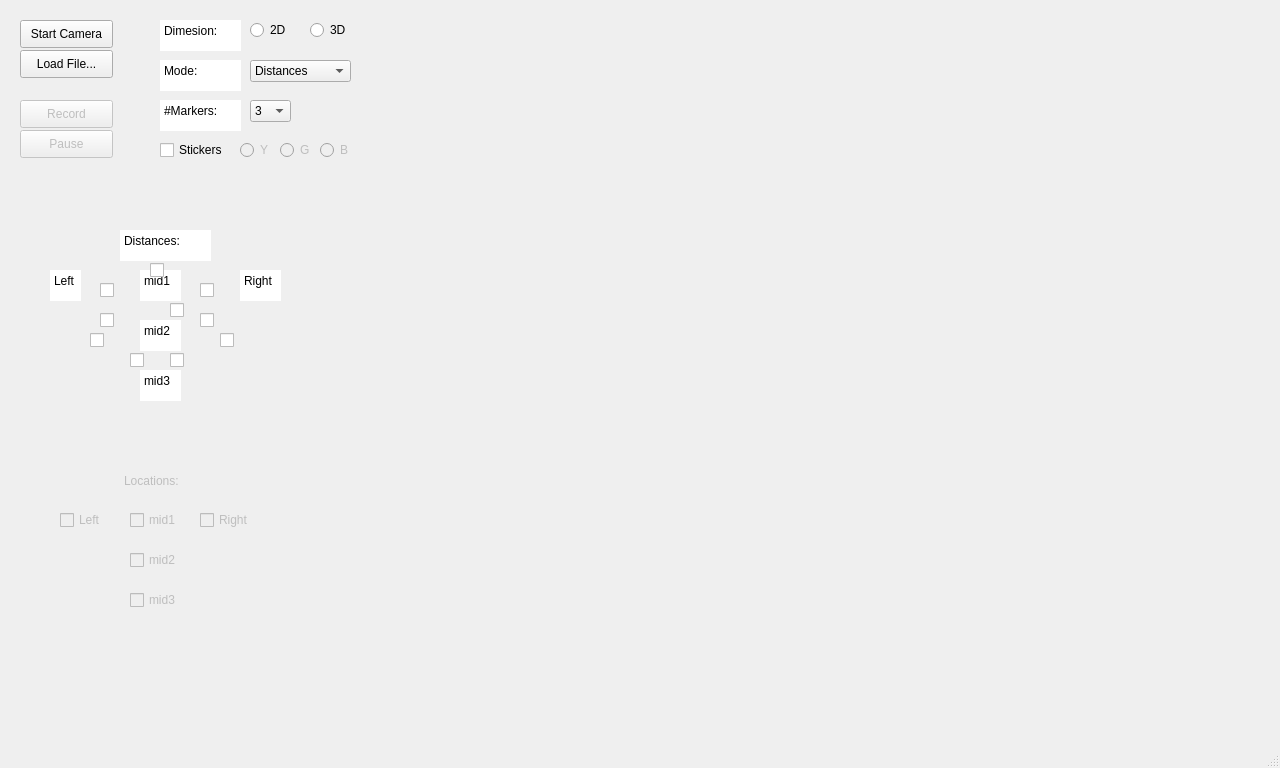
<?xml version="1.0" encoding="UTF-8"?>
<ui version="4.0">
 <class>DeepBreath</class>
 <widget class="QMainWindow" name="DeepBreath">
  <property name="geometry">
   <rect>
    <x>0</x>
    <y>0</y>
    <width>1280</width>
    <height>768</height>
   </rect>
  </property>
  <property name="windowTitle">
   <string>DeepBreath</string>
  </property>
  <widget class="QWidget" name="centralwidget">
   <widget class="QPushButton" name="start_camera_button">
    <property name="geometry">
     <rect>
      <x>20</x>
      <y>20</y>
      <width>93</width>
      <height>28</height>
     </rect>
    </property>
    <property name="text">
     <string>Start Camera</string>
    </property>
   </widget>
   <widget class="QPushButton" name="load_file_button">
    <property name="geometry">
     <rect>
      <x>20</x>
      <y>50</y>
      <width>93</width>
      <height>28</height>
     </rect>
    </property>
    <property name="text">
     <string>Load File...</string>
    </property>
   </widget>
   <widget class="QPushButton" name="record_button">
    <property name="enabled">
     <bool>false</bool>
    </property>
    <property name="geometry">
     <rect>
      <x>20</x>
      <y>100</y>
      <width>93</width>
      <height>28</height>
     </rect>
    </property>
    <property name="text">
     <string>Record</string>
    </property>
   </widget>
   <widget class="QPushButton" name="pause_button">
    <property name="enabled">
     <bool>false</bool>
    </property>
    <property name="geometry">
     <rect>
      <x>20</x>
      <y>130</y>
      <width>93</width>
      <height>28</height>
     </rect>
    </property>
    <property name="text">
     <string>Pause</string>
    </property>
   </widget>
   <widget class="QRadioButton" name="dimension_2d_radio_button">
    <property name="geometry">
     <rect>
      <x>250</x>
      <y>20</y>
      <width>51</width>
      <height>20</height>
     </rect>
    </property>
    <property name="text">
     <string>2D</string>
    </property>
    <attribute name="buttonGroup">
     <string notr="true">dimension_button_group</string>
    </attribute>
   </widget>
   <widget class="QRadioButton" name="dimension_3d_radio_button">
    <property name="geometry">
     <rect>
      <x>310</x>
      <y>20</y>
      <width>51</width>
      <height>20</height>
     </rect>
    </property>
    <property name="text">
     <string>3D</string>
    </property>
    <attribute name="buttonGroup">
     <string notr="true">dimension_button_group</string>
    </attribute>
   </widget>
   <widget class="QPlainTextEdit" name="dimension_text">
    <property name="geometry">
     <rect>
      <x>160</x>
      <y>20</y>
      <width>81</width>
      <height>31</height>
     </rect>
    </property>
    <property name="mouseTracking">
     <bool>false</bool>
    </property>
    <property name="frameShape">
     <enum>QFrame::NoFrame</enum>
    </property>
    <property name="readOnly">
     <bool>true</bool>
    </property>
    <property name="plainText">
     <string>Dimesion:</string>
    </property>
   </widget>
   <widget class="QPlainTextEdit" name="mode_text">
    <property name="geometry">
     <rect>
      <x>160</x>
      <y>60</y>
      <width>81</width>
      <height>31</height>
     </rect>
    </property>
    <property name="mouseTracking">
     <bool>false</bool>
    </property>
    <property name="frameShape">
     <enum>QFrame::NoFrame</enum>
    </property>
    <property name="readOnly">
     <bool>true</bool>
    </property>
    <property name="plainText">
     <string>Mode:</string>
    </property>
   </widget>
   <widget class="QComboBox" name="mode_combo_box">
    <property name="geometry">
     <rect>
      <x>250</x>
      <y>60</y>
      <width>101</width>
      <height>22</height>
     </rect>
    </property>
    <item>
     <property name="text">
      <string>Distances</string>
     </property>
    </item>
    <item>
     <property name="text">
      <string>Locations</string>
     </property>
    </item>
    <item>
     <property name="text">
      <string>Fourier</string>
     </property>
    </item>
    <item>
     <property name="text">
      <string>Volume</string>
     </property>
    </item>
    <item>
     <property name="text">
      <string>No Graph</string>
     </property>
    </item>
   </widget>
   <widget class="QPlainTextEdit" name="locations_text">
    <property name="enabled">
     <bool>false</bool>
    </property>
    <property name="geometry">
     <rect>
      <x>120</x>
      <y>470</y>
      <width>91</width>
      <height>31</height>
     </rect>
    </property>
    <property name="mouseTracking">
     <bool>false</bool>
    </property>
    <property name="frameShape">
     <enum>QFrame::NoFrame</enum>
    </property>
    <property name="readOnly">
     <bool>true</bool>
    </property>
    <property name="plainText">
     <string>Locations:</string>
    </property>
   </widget>
   <widget class="QCheckBox" name="left_loc_checkbox">
    <property name="enabled">
     <bool>false</bool>
    </property>
    <property name="geometry">
     <rect>
      <x>60</x>
      <y>510</y>
      <width>51</width>
      <height>20</height>
     </rect>
    </property>
    <property name="text">
     <string>Left</string>
    </property>
   </widget>
   <widget class="QCheckBox" name="right_loc_checkbox">
    <property name="enabled">
     <bool>false</bool>
    </property>
    <property name="geometry">
     <rect>
      <x>200</x>
      <y>510</y>
      <width>51</width>
      <height>20</height>
     </rect>
    </property>
    <property name="text">
     <string>Right</string>
    </property>
   </widget>
   <widget class="QCheckBox" name="mid1_loc_checkbox">
    <property name="enabled">
     <bool>false</bool>
    </property>
    <property name="geometry">
     <rect>
      <x>130</x>
      <y>510</y>
      <width>51</width>
      <height>20</height>
     </rect>
    </property>
    <property name="text">
     <string>mid1</string>
    </property>
   </widget>
   <widget class="QCheckBox" name="mid2_loc_checkbox">
    <property name="enabled">
     <bool>false</bool>
    </property>
    <property name="geometry">
     <rect>
      <x>130</x>
      <y>550</y>
      <width>51</width>
      <height>20</height>
     </rect>
    </property>
    <property name="text">
     <string>mid2</string>
    </property>
   </widget>
   <widget class="QCheckBox" name="mid3_loc_checkbox">
    <property name="enabled">
     <bool>false</bool>
    </property>
    <property name="geometry">
     <rect>
      <x>130</x>
      <y>590</y>
      <width>51</width>
      <height>20</height>
     </rect>
    </property>
    <property name="text">
     <string>mid3</string>
    </property>
   </widget>
   <widget class="QPlainTextEdit" name="num_markers_text">
    <property name="geometry">
     <rect>
      <x>160</x>
      <y>100</y>
      <width>81</width>
      <height>31</height>
     </rect>
    </property>
    <property name="mouseTracking">
     <bool>false</bool>
    </property>
    <property name="frameShape">
     <enum>QFrame::NoFrame</enum>
    </property>
    <property name="readOnly">
     <bool>true</bool>
    </property>
    <property name="plainText">
     <string>#Markers:</string>
    </property>
   </widget>
   <widget class="QComboBox" name="num_markers_combo_box">
    <property name="geometry">
     <rect>
      <x>250</x>
      <y>100</y>
      <width>41</width>
      <height>22</height>
     </rect>
    </property>
    <item>
     <property name="text">
      <string>3</string>
     </property>
    </item>
    <item>
     <property name="text">
      <string>4</string>
     </property>
    </item>
    <item>
     <property name="text">
      <string>5</string>
     </property>
    </item>
   </widget>
   <widget class="QCheckBox" name="is_stickers_checkbox">
    <property name="geometry">
     <rect>
      <x>160</x>
      <y>140</y>
      <width>101</width>
      <height>20</height>
     </rect>
    </property>
    <property name="text">
     <string>Stickers</string>
    </property>
   </widget>
   <widget class="QRadioButton" name="y_color_radio_button">
    <property name="enabled">
     <bool>false</bool>
    </property>
    <property name="geometry">
     <rect>
      <x>240</x>
      <y>140</y>
      <width>41</width>
      <height>20</height>
     </rect>
    </property>
    <property name="text">
     <string>Y</string>
    </property>
    <attribute name="buttonGroup">
     <string notr="true">color_button_group</string>
    </attribute>
   </widget>
   <widget class="QRadioButton" name="g_color_radio_button">
    <property name="enabled">
     <bool>false</bool>
    </property>
    <property name="geometry">
     <rect>
      <x>280</x>
      <y>140</y>
      <width>41</width>
      <height>20</height>
     </rect>
    </property>
    <property name="text">
     <string>G</string>
    </property>
    <attribute name="buttonGroup">
     <string notr="true">color_button_group</string>
    </attribute>
   </widget>
   <widget class="QRadioButton" name="b_color_radio_button">
    <property name="enabled">
     <bool>false</bool>
    </property>
    <property name="geometry">
     <rect>
      <x>320</x>
      <y>140</y>
      <width>41</width>
      <height>20</height>
     </rect>
    </property>
    <property name="text">
     <string>B</string>
    </property>
    <attribute name="buttonGroup">
     <string notr="true">color_button_group</string>
    </attribute>
   </widget>
   <widget class="QPlainTextEdit" name="distances_text">
    <property name="geometry">
     <rect>
      <x>120</x>
      <y>230</y>
      <width>91</width>
      <height>31</height>
     </rect>
    </property>
    <property name="mouseTracking">
     <bool>false</bool>
    </property>
    <property name="frameShape">
     <enum>QFrame::NoFrame</enum>
    </property>
    <property name="readOnly">
     <bool>true</bool>
    </property>
    <property name="plainText">
     <string>Distances:</string>
    </property>
   </widget>
   <widget class="QPlainTextEdit" name="left_text">
    <property name="geometry">
     <rect>
      <x>50</x>
      <y>270</y>
      <width>31</width>
      <height>31</height>
     </rect>
    </property>
    <property name="mouseTracking">
     <bool>false</bool>
    </property>
    <property name="frameShape">
     <enum>QFrame::NoFrame</enum>
    </property>
    <property name="readOnly">
     <bool>true</bool>
    </property>
    <property name="plainText">
     <string>Left</string>
    </property>
   </widget>
   <widget class="QPlainTextEdit" name="mid1_text">
    <property name="geometry">
     <rect>
      <x>140</x>
      <y>270</y>
      <width>41</width>
      <height>31</height>
     </rect>
    </property>
    <property name="mouseTracking">
     <bool>false</bool>
    </property>
    <property name="frameShape">
     <enum>QFrame::NoFrame</enum>
    </property>
    <property name="readOnly">
     <bool>true</bool>
    </property>
    <property name="plainText">
     <string>mid1</string>
    </property>
   </widget>
   <widget class="QPlainTextEdit" name="right_text">
    <property name="geometry">
     <rect>
      <x>240</x>
      <y>270</y>
      <width>41</width>
      <height>31</height>
     </rect>
    </property>
    <property name="mouseTracking">
     <bool>false</bool>
    </property>
    <property name="frameShape">
     <enum>QFrame::NoFrame</enum>
    </property>
    <property name="readOnly">
     <bool>true</bool>
    </property>
    <property name="plainText">
     <string>Right</string>
    </property>
   </widget>
   <widget class="QPlainTextEdit" name="mid2_text">
    <property name="geometry">
     <rect>
      <x>140</x>
      <y>320</y>
      <width>41</width>
      <height>31</height>
     </rect>
    </property>
    <property name="mouseTracking">
     <bool>false</bool>
    </property>
    <property name="frameShape">
     <enum>QFrame::NoFrame</enum>
    </property>
    <property name="readOnly">
     <bool>true</bool>
    </property>
    <property name="plainText">
     <string>mid2</string>
    </property>
   </widget>
   <widget class="QPlainTextEdit" name="mid3_text">
    <property name="geometry">
     <rect>
      <x>140</x>
      <y>370</y>
      <width>41</width>
      <height>31</height>
     </rect>
    </property>
    <property name="mouseTracking">
     <bool>false</bool>
    </property>
    <property name="frameShape">
     <enum>QFrame::NoFrame</enum>
    </property>
    <property name="readOnly">
     <bool>true</bool>
    </property>
    <property name="plainText">
     <string>mid3</string>
    </property>
   </widget>
   <widget class="QCheckBox" name="left_mid1_checkbox">
    <property name="geometry">
     <rect>
      <x>100</x>
      <y>280</y>
      <width>16</width>
      <height>20</height>
     </rect>
    </property>
    <property name="text">
     <string/>
    </property>
   </widget>
   <widget class="QCheckBox" name="right_mid1_checkbox">
    <property name="geometry">
     <rect>
      <x>200</x>
      <y>280</y>
      <width>16</width>
      <height>20</height>
     </rect>
    </property>
    <property name="text">
     <string/>
    </property>
   </widget>
   <widget class="QCheckBox" name="left_right_checkbox">
    <property name="geometry">
     <rect>
      <x>150</x>
      <y>260</y>
      <width>16</width>
      <height>20</height>
     </rect>
    </property>
    <property name="text">
     <string/>
    </property>
   </widget>
   <widget class="QCheckBox" name="mid1_mid2_checkbox">
    <property name="geometry">
     <rect>
      <x>170</x>
      <y>300</y>
      <width>16</width>
      <height>20</height>
     </rect>
    </property>
    <property name="text">
     <string/>
    </property>
   </widget>
   <widget class="QCheckBox" name="mid2_mid3_checkbox">
    <property name="geometry">
     <rect>
      <x>170</x>
      <y>350</y>
      <width>16</width>
      <height>20</height>
     </rect>
    </property>
    <property name="text">
     <string/>
    </property>
   </widget>
   <widget class="QCheckBox" name="right_mid2_checkbox">
    <property name="geometry">
     <rect>
      <x>200</x>
      <y>310</y>
      <width>16</width>
      <height>20</height>
     </rect>
    </property>
    <property name="text">
     <string/>
    </property>
   </widget>
   <widget class="QCheckBox" name="left_mid2_checkbox">
    <property name="geometry">
     <rect>
      <x>100</x>
      <y>310</y>
      <width>16</width>
      <height>20</height>
     </rect>
    </property>
    <property name="text">
     <string/>
    </property>
   </widget>
   <widget class="QCheckBox" name="mid1_mid3_checkbox">
    <property name="geometry">
     <rect>
      <x>130</x>
      <y>350</y>
      <width>16</width>
      <height>20</height>
     </rect>
    </property>
    <property name="text">
     <string/>
    </property>
   </widget>
   <widget class="QCheckBox" name="left_mid3_checkbox">
    <property name="geometry">
     <rect>
      <x>90</x>
      <y>330</y>
      <width>16</width>
      <height>20</height>
     </rect>
    </property>
    <property name="text">
     <string/>
    </property>
   </widget>
   <widget class="QCheckBox" name="right_mid3_checkbox">
    <property name="geometry">
     <rect>
      <x>220</x>
      <y>330</y>
      <width>16</width>
      <height>20</height>
     </rect>
    </property>
    <property name="text">
     <string/>
    </property>
   </widget>
   <widget class="QWidget" name="color_stream_widget" native="true">
    <property name="geometry">
     <rect>
      <x>420</x>
      <y>20</y>
      <width>401</width>
      <height>301</height>
     </rect>
    </property>
   </widget>
   <widget class="QWidget" name="depth_stream_widget" native="true">
    <property name="geometry">
     <rect>
      <x>850</x>
      <y>20</y>
      <width>401</width>
      <height>301</height>
     </rect>
    </property>
   </widget>
   <widget class="QWidget" name="volume_stream_widget" native="true">
    <property name="geometry">
     <rect>
      <x>420</x>
      <y>350</y>
      <width>401</width>
      <height>301</height>
     </rect>
    </property>
   </widget>
   <widget class="QWidget" name="graph_widget" native="true">
    <property name="geometry">
     <rect>
      <x>850</x>
      <y>350</y>
      <width>401</width>
      <height>301</height>
     </rect>
    </property>
   </widget>
  </widget>
  <widget class="QMenuBar" name="menubar">
   <property name="geometry">
    <rect>
     <x>0</x>
     <y>0</y>
     <width>1280</width>
     <height>26</height>
    </rect>
   </property>
  </widget>
  <widget class="QStatusBar" name="statusbar"/>
 </widget>
 <resources/>
 <connections/>
 <buttongroups>
  <buttongroup name="dimension_button_group"/>
  <buttongroup name="color_button_group"/>
 </buttongroups>
</ui>
